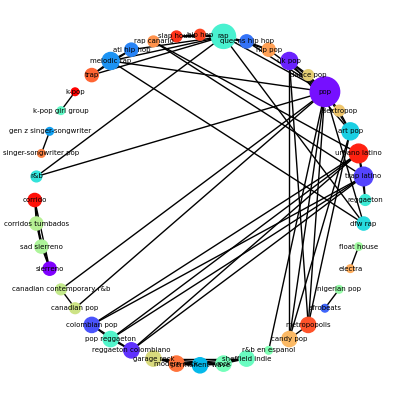

Python code for this plot:
import itertools
import networkx as nx
import matplotlib.pyplot as plt
from sentiment_analysis import df1
import ast
import numpy as np
import matplotlib.cm as cm
import pandas as pd
df1['genres'] = df1['genres'].apply(ast.literal_eval)


G = nx.Graph()

for i, row in df1.iterrows():
    genres = row['genres']
    # Create edges for all combinations of genres (without repetitions)
    G.add_edges_from(itertools.combinations(genres, 2))

genres = list(set([genre for sublist in df1['genres'] for genre in sublist]))

colors = cm.rainbow(np.linspace(0, 1, len(genres)))
color_map = dict(zip(genres, colors))

# Assign colors to nodes in the graph based on their labels
node_colors = [color_map[node] for node in G.nodes]

# Compute node sizes based on degree centrality
node_sizes = [30* degree for node, degree in G.degree()]

# Draw the graph
plt.figure(figsize=(10, 10))
pos = nx.spring_layout(G)
nx.draw(G, pos, node_color=node_colors, with_labels=True, node_size=node_sizes, font_size=5)
plt.show()


adjacency_matrix = nx.adjacency_matrix(G)
adjacency_df = pd.DataFrame(adjacency_matrix.toarray(), index=G.nodes(), columns=G.nodes())

# Display the DataFrame
print(adjacency_df)



degree_centrality = nx.degree_centrality(G)
betweenness_centrality = nx.betweenness_centrality(G)
closeness_centrality = nx.closeness_centrality(G)
clustering_coefficient = nx.clustering(G)
# Create a DataFrame
metrics_df = pd.DataFrame({
    'Degree Centrality': degree_centrality,
    'Betweenness Centrality': betweenness_centrality,
})

print(metrics_df)
#create a dataframe with specif metrics
sorted_metrics_df = metrics_df.sort_values(by='Degree Centrality', ascending=False)
print(sorted_metrics_df)
metrics_df.plot(kind='bar', figsize=(10,10))
plt.title('Graph Metrics for Each Genre')
plt.ylabel('Metric Value')
plt.xlabel('Genre')
plt.show()
